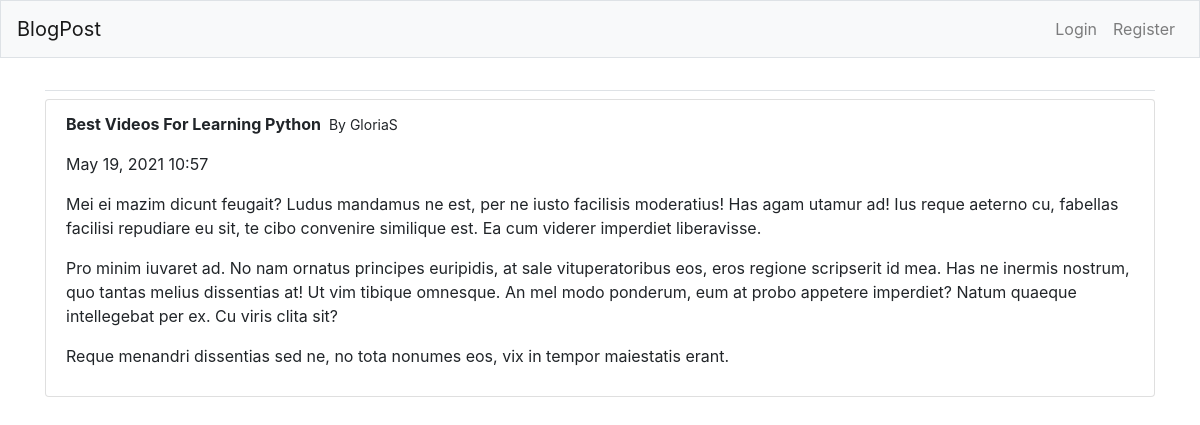
/blog/59/, run on the app's committed database.
### BlogPost/models.py (models this page shows)
class BlogPost(models.Model):
    title = models.CharField(max_length=50)
    text = models.TextField()
    date_added = models.DateTimeField(auto_now_add=True)
    owner = models.ForeignKey(User, on_delete=models.CASCADE)
    def __str__(self):
        return self.title

### BlogPost/views.py (the view)
# urls.py: path('blog/<int:pk>/', views.BlogDetail.as_view(), name='blog_detail'),
class BlogDetail(DetailView):
    model = BlogPost
    template_name = 'BlogPost/blog_detail.html'
    context_object_name = 'post'

### BlogPost/templates/BlogPost/blog_detail.html (shortened to what this page needs)
{% extends "BlogPost/base.html" %}
{% block content %}
    <ul class="list-group ">
        <li class="list-group-item">
            <p><b>{{ post }}</b><small class="ml-2">By {{ post.owner }}</small></p>
            <p>{{ post.date_added|date:'M d, Y H:i' }}</p>
            <p>{{ post.text|linebreaks }}</p>
        </li>
    </ul>
{% endblock content %}

### data on the page
BlogPost: title "Best Videos For Learning Python", owner "GloriaS", date_added "May 19, 2021 10:57", text "Mei ei mazim dicunt feugait? Ludus mandamus ne est, per ne iusto facilisis moderatius! Has agam utamur ad! Ius reque aeterno cu, fabellas facilisi repudiare eu sit, te cibo convenire similique est. Ea cum viderer imperdiet liberavisse. Pro minim iuvaret ad. No nam ornatus principes euripidis, at sale vituperatoribus eos, eros regione scripserit id mea. Has ne inermis nostrum, quo tantas melius dissentias at! Ut vim tibique omnesque. An mel modo ponderum, eum at probo appetere imperdiet? Natum quaeque intellegebat per ex. Cu viris clita sit? Reque menandri dissentias sed ne, no tota nonumes eos, vix in tempor maiestatis erant."
